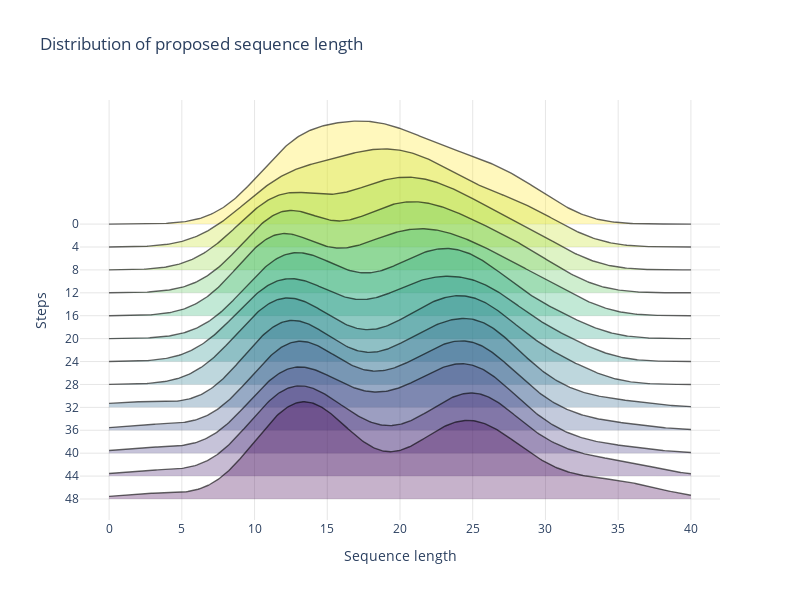

The notebook cell this image was saved under:
### Code cell
from numpy.random import normal
from ridgeplot import ridgeplot
import pandas as pd


# Not only does 'ridgeplot(...)' come configured with sensible defaults
# but is also fully configurable to your own style and preference!
fig = ridgeplot(
    samples=half_seqlen,
    bandwidth=2.5,
    kde_points=np.linspace(0, 40, 400),
    colorscale="viridis",
    colormode="index",
    coloralpha=0.3,
    labels=[i*4 for i in range(13)],
    spacing=2 / 9,
)
#fig.add_trace(fig1, row=1, col=2)

# Again, update the figure layout to your liking here
fig.update_layout(
    title="Distribution of proposed sequence length",
    height=600,
    width=800,
    plot_bgcolor="rgba(255, 255, 255, 0.0)",
    xaxis_gridcolor="rgba(0, 0, 0, 0.1)",
    xaxis_title="Sequence length",
    yaxis_gridcolor="rgba(0, 0, 0, 0.1)",
    yaxis_title="Steps",
    showlegend=False
)
fig.show()

### Figure 1 — Plotly figure (JSON) as saved in the notebook; plotly's stock layout.template omitted (floating-point values rounded to 4 significant figures; data arrays with more than 128 entries replaced by an {"elided": "..."} marker saying what was removed)
{"data": [{"line": {"color": "rgba(0,0,0,0)", "width": 0}, "showlegend": false, "type": "scatter", "x": {"elided": "400 float values"}, "y": {"elided": "400 int values"}}, {"fill": "tonexty", "fillcolor": "rgba(253, 231, 37, 0.3)", "line": {"color": "rgba(0,0,0,0.6)", "width": 1.4}, "mode": "lines", "name": "0", "type": "scatter", "x": {"elided": "400 float values"}, "y": {"elided": "400 float values"}}, {"line": {"color": "rgba(0,0,0,0)", "width": 0}, "showlegend": false, "type": "scatter", "x": {"elided": "400 float values"}, "y": {"elided": "400 float values"}}, {"fill": "tonexty", "fillcolor": "rgba(199.0, 224.25, 41.5, 0.3)", "line": {"color": "rgba(0,0,0,0.6)", "width": 1.4}, "mode": "lines", "name": "4", "type": "scatter", "x": {"elided": "400 float values"}, "y": {"elided": "400 float values"}}, {"line": {"color": "rgba(0,0,0,0)", "width": 0}, "showlegend": false, "type": "scatter", "x": {"elided": "400 float values"}, "y": {"elided": "400 float values"}}, {"fill": "tonexty", "fillcolor": "rgba(145.50000000000006, 214.00000000000003, 65.49999999999996, 0.3)", "line": {"color": "rgba(0,0,0,0.6)", "width": 1.4}, "mode": "lines", "name": "8", "type": "scatter", "x": {"elided": "400 float values"}, "y": {"elided": "400 float values"}}, {"line": {"color": "rgba(0,0,0,0)", "width": 0}, "showlegend": false, "type": "scatter", "x": {"elided": "400 float values"}, "y": {"elided": "400 float values"}}, {"fill": "tonexty", "fillcolor": "rgba(95.75000000000004, 200.25000000000003, 96.24999999999997, 0.3)", "line": {"color": "rgba(0,0,0,0.6)", "width": 1.4}, "mode": "lines", "name": "12", "type": "scatter", "x": {"elided": "400 float values"}, "y": {"elided": "400 float values"}}, {"line": {"color": "rgba(0,0,0,0)", "width": 0}, "showlegend": false, "type": "scatter", "x": {"elided": "400 float values"}, "y": {"elided": "400 float values"}}, {"fill": "tonexty", "fillcolor": "rgba(53, 183, 121, 0.3)", "line": {"color": "rgba(0,0,0,0.6)", "width": 1.4}, "mode": "lines", "name": "16", "type": "scatter", "x": {"elided": "400 float values"}, "y": {"elided": "400 float values"}}, {"line": {"color": "rgba(0,0,0,0)", "width": 0}, "showlegend": false, "type": "scatter", "x": {"elided": "400 float values"}, "y": {"elided": "400 float values"}}, {"fill": "tonexty", "fillcolor": "rgba(36.50000000000001, 164.25, 133.0, 0.3)", "line": {"color": "rgba(0,0,0,0.6)", "width": 1.4}, "mode": "lines", "name": "20", "type": "scatter", "x": {"elided": "400 float values"}, "y": {"elided": "400 float values"}}, {"line": {"color": "rgba(0,0,0,0)", "width": 0}, "showlegend": false, "type": "scatter", "x": {"elided": "400 float values"}, "y": {"elided": "400 float values"}}, {"fill": "tonexty", "fillcolor": "rgba(34.5, 144.0, 139.5, 0.3)", "line": {"color": "rgba(0,0,0,0.6)", "width": 1.4}, "mode": "lines", "name": "24", "type": "scatter", "x": {"elided": "400 float values"}, "y": {"elided": "400 float values"}}, {"line": {"color": "rgba(0,0,0,0)", "width": 0}, "showlegend": false, "type": "scatter", "x": {"elided": "400 float values"}, "y": {"elided": "400 float values"}}, {"fill": "tonexty", "fillcolor": "rgba(40.75, 123.5, 142.0, 0.3)", "line": {"color": "rgba(0,0,0,0.6)", "width": 1.4}, "mode": "lines", "name": "28", "type": "scatter", "x": {"elided": "400 float values"}, "y": {"elided": "400 float values"}}, {"line": {"color": "rgba(0,0,0,0)", "width": 0}, "showlegend": false, "type": "scatter", "x": {"elided": "400 float values"}, "y": {"elided": "400 float values"}}, {"fill": "tonexty", "fillcolor": "rgba(49, 104, 142, 0.3)", "line": {"color": "rgba(0,0,0,0.6)", "width": 1.4}, "mode": "lines", "name": "32", "type": "scatter", "x": {"elided": "400 float values"}, "y": {"elided": "400 float values"}}, {"line": {"color": "rgba(0,0,0,0)", "width": 0}, "showlegend": false, "type": "scatter", "x": {"elided": "400 float values"}, "y": {"elided": "400 float values"}}, {"fill": "tonexty", "fillcolor": "rgba(58.75, 80.75, 138.25, 0.3)", "line": {"color": "rgba(0,0,0,0.6)", "width": 1.4}, "mode": "lines", "name": "36", "type": "scatter", "x": {"elided": "400 float values"}, "y": {"elided": "400 float values"}}, {"line": {"color": "rgba(0,0,0,0)", "width": 0}, "showlegend": false, "type": "scatter", "x": {"elided": "400 float values"}, "y": {"elided": "400 float values"}}, {"fill": "tonexty", "fillcolor": "rgba(67.0, 56.5, 128.5, 0.3)", "line": {"color": "rgba(0,0,0,0.6)", "width": 1.4}, "mode": "lines", "name": "40", "type": "scatter", "x": {"elided": "400 float values"}, "y": {"elided": "400 float values"}}, {"line": {"color": "rgba(0,0,0,0)", "width": 0}, "showlegend": false, "type": "scatter", "x": {"elided": "400 float values"}, "y": {"elided": "400 float values"}}, {"fill": "tonexty", "fillcolor": "rgba(71.0, 30.25, 111.0, 0.3)", "line": {"color": "rgba(0,0,0,0.6)", "width": 1.4}, "mode": "lines", "name": "44", "type": "scatter", "x": {"elided": "400 float values"}, "y": {"elided": "400 float values"}}, {"line": {"color": "rgba(0,0,0,0)", "width": 0}, "showlegend": false, "type": "scatter", "x": {"elided": "400 float values"}, "y": {"elided": "400 float values"}}, {"fill": "tonexty", "fillcolor": "rgba(68, 1, 84, 0.3)", "line": {"color": "rgba(0,0,0,0.6)", "width": 1.4}, "mode": "lines", "name": "48", "type": "scatter", "x": {"elided": "400 float values"}, "y": {"elided": "400 float values"}}], "layout": {"height": 600, "hovermode": false, "legend": {"traceorder": "normal"}, "plot_bgcolor": "rgba(255, 255, 255, 0.0)", "showlegend": false, "title": {"text": "Distribution of proposed sequence length"}, "width": 800, "xaxis": {"gridcolor": "rgba(0, 0, 0, 0.1)", "range": [-2, 42], "showgrid": true, "showticklabels": true, "title": {"text": "Sequence length"}, "zeroline": false}, "yaxis": {"gridcolor": "rgba(0, 0, 0, 0.1)", "showgrid": true, "showticklabels": true, "ticktext": ["0", "4", "8", "12", "16", "20", "24", "28", "32", "36", "40", "44", "48"], "tickvals": [0, -0.01341, -0.02682, -0.04024, -0.05365, -0.06706, -0.08047, -0.09388, -0.1073, -0.1207, -0.1341, -0.1475, -0.1609], "title": {"text": "Steps"}, "zeroline": false}}}
